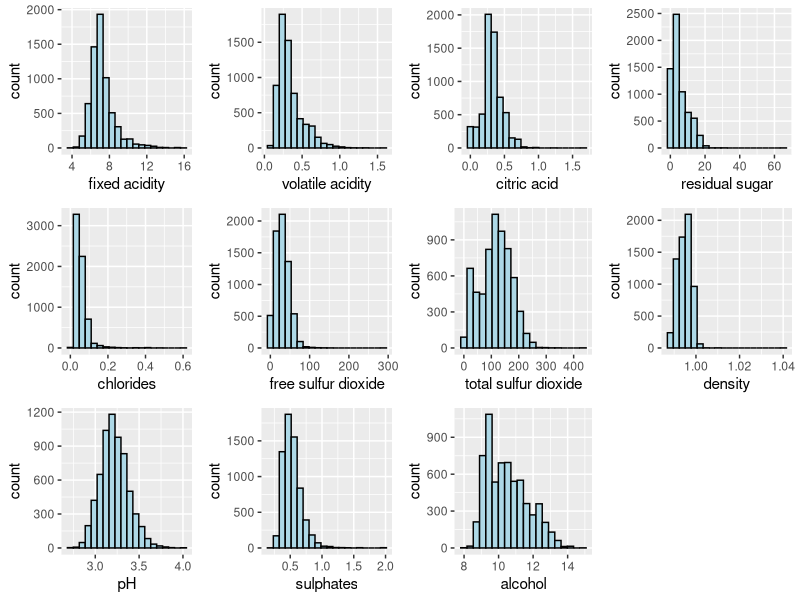

The R script that drew this image:
## ---- chunk 1
knitr::opts_chunk$set(echo = FALSE)
## ---- chunk 2
packages = c('ggpubr', 'tidyverse')

for(p in packages){library
  if(!require(p, character.only = T)){
    install.packages(p)
  }
  library(p, character.only = T)
}
## ---- chunk 3
wine <- read_csv("data/wine_quality.csv")
## ---- chunk 4
fa <- ggplot(data=wine, aes(x= `fixed acidity`)) +
  geom_histogram(bins=20, color="black", fill="light blue")
va <- ggplot(data=wine, aes(x= `volatile acidity`)) +
  geom_histogram(bins=20, color="black", fill="light blue")
ca <- ggplot(data=wine, aes(x= `citric acid`)) +
  geom_histogram(bins=20, color="black", fill="light blue")
rs <- ggplot(data=wine, aes(x= `residual sugar`)) +
  geom_histogram(bins=20, color="black", fill="light blue")
ch <- ggplot(data=wine, aes(x= `chlorides`)) +
  geom_histogram(bins=20, color="black", fill="light blue")
fSO2 <- ggplot(data=wine, aes(x= `free sulfur dioxide`)) +
  geom_histogram(bins=20, color="black", fill="light blue")
tSO2 <- ggplot(data=wine, aes(x= `total sulfur dioxide`)) +
  geom_histogram(bins=20, color="black", fill="light blue")
density <- ggplot(data=wine, aes(x= density)) +
  geom_histogram(bins=20, color="black", fill="light blue")
pH <- ggplot(data=wine, aes(x= pH)) +
  geom_histogram(bins=20, color="black", fill="light blue")
sulphates <- ggplot(data=wine, aes(x= sulphates)) +
  geom_histogram(bins=20, color="black", fill="light blue")
alcohol <- ggplot(data=wine, aes(x= alcohol)) +
  geom_histogram(bins=20, color="black", fill="light blue")

ggarrange(fa, va, ca, rs, ch, fSO2, tSO2, density, pH, sulphates, alcohol, 
          ncol = 4, nrow = 3)
